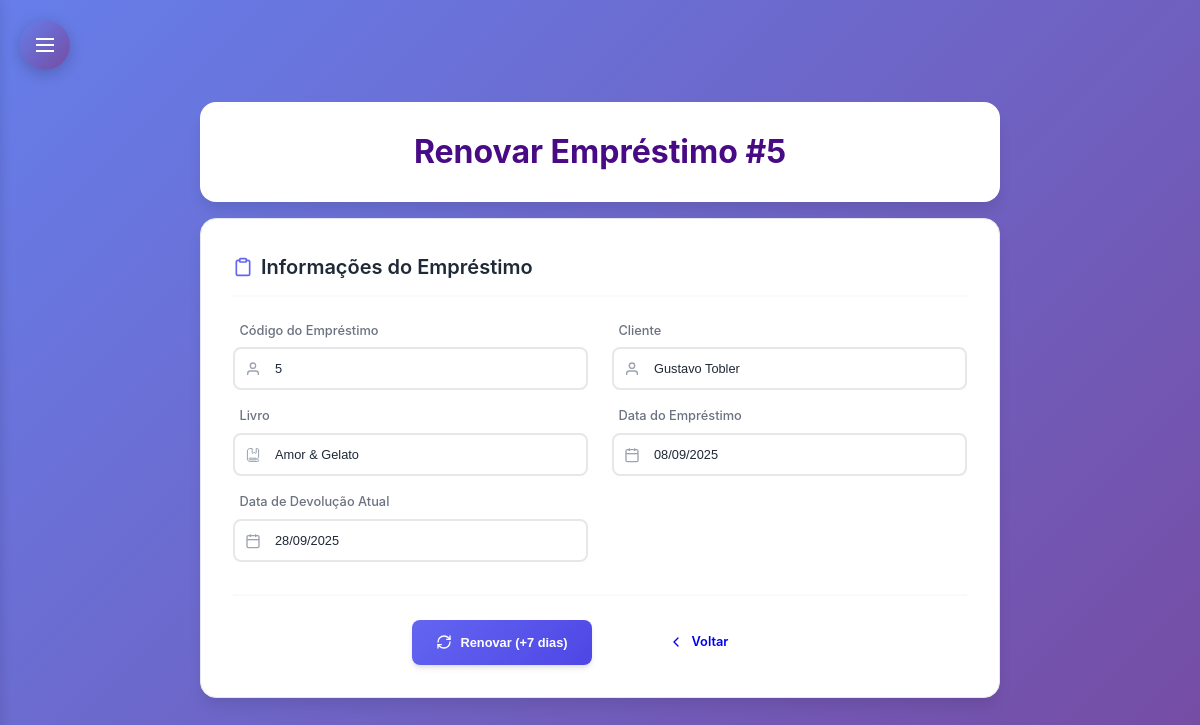
The app's page /subtelas/renovar_emprestimo.php?id=5 with its own data.
### tables this page shows
CREATE TABLE `emprestimo` (
  `Cod_Emprestimo` int(11) NOT NULL,
  `Cod_Cliente` int(11) NOT NULL,
  `Cod_Livro` int(11) NOT NULL,
  `Data_Emprestimo` date NOT NULL,
  `Data_Devolucao` date NOT NULL,
  `Data_Ultima_Renovacao` date DEFAULT NULL,
  `Status_Emprestimo` enum('Pendente','Devolvido') DEFAULT 'Pendente'
);

CREATE TABLE `cliente` (
  `Cod_Cliente` int(11) NOT NULL,
  `Cod_Perfil` int(11) DEFAULT NULL,
  `Nome` varchar(50) NOT NULL,
  `CPF` varchar(15) NOT NULL,
  `Email` varchar(255) NOT NULL,
  `Sexo` varchar(10) NOT NULL,
  `Nome_Responsavel` varchar(50) DEFAULT NULL,
  `Telefone` varchar(20) NOT NULL,
  `Data_Nascimento` date NOT NULL,
  `CEP` varchar(20) NOT NULL,
  `UF` char(2) NOT NULL,
  `Cidade` varchar(30) NOT NULL,
  `Bairro` varchar(30) NOT NULL,
  `Rua` varchar(40) NOT NULL,
  `Num_Residencia` int(11) NOT NULL,
  `Foto` longblob NOT NULL,
  `status` enum('ativo','inativo') DEFAULT 'ativo'
);

CREATE TABLE `livro` (
  `Cod_Livro` int(11) NOT NULL,
  `Cod_Autor` int(11) DEFAULT NULL,
  `Cod_Editora` int(11) DEFAULT NULL,
  `Cod_Doador` int(11) DEFAULT NULL,
  `Cod_Genero` int(11) DEFAULT NULL,
  `Titulo` varchar(50) NOT NULL,
  `Data_Lancamento` varchar(12) DEFAULT NULL,
  `Data_Registro` varchar(12) DEFAULT NULL,
  `Quantidade` int(11) NOT NULL,
  `Num_Prateleira` char(2) DEFAULT NULL,
  `Foto` longblob NOT NULL,
  `status` enum('ativo','inativo') DEFAULT 'ativo'
);

### subtelas/renovar_emprestimo.php (the view, shortened to what this page needs)
<?php
require_once '../conexao.php';
$id = intval($_GET['id']);
$sql = "SELECT
          e.Cod_Emprestimo,
          e.Data_Emprestimo,
          e.Data_Devolucao,
          e.Data_Ultima_Renovacao,
          c.Nome as Nome_Cliente,
          l.Titulo as Nome_Livro
        FROM emprestimo e
        INNER JOIN cliente c ON e.Cod_Cliente = c.Cod_Cliente
        INNER JOIN livro l ON e.Cod_Livro = l.Cod_Livro
        WHERE e.Cod_Emprestimo = :id";
try {
    $stmt = $pdo->prepare($sql);
    $stmt->bindParam(':id', $id, PDO::PARAM_INT);
    $stmt->execute();
    $emprestimo = $stmt->fetch(PDO::FETCH_ASSOC);
} catch (PDOException $e) {
    die("Erro na consulta: " . $e->getMessage());
}
?>
<!DOCTYPE html>
<html lang="pt-BR">
<head>
    <link rel="stylesheet" href="../css/style.css">
    <link rel="stylesheet" href="subtelas_css/cadastros.css">
    <link rel="stylesheet" type="text/css" href="subtelas_css/sidebar-dropdown.css">
</head>
<body>
    <?php include 'includes/sidebar-dropdown.php'; ?>
    <div class="main-container">
        <div class="header">
            <h1>Renovar Empréstimo #<?php echo $emprestimo['Cod_Emprestimo']; ?></h1>
        </div>
        <div class="formulario">
            <div class="form-section">
                <div class="section-title">
                    Informações do Empréstimo
                </div>
                <div class="form-row">
                    <div class="input-group">
                        <label>Código do Empréstimo</label>
                        <div class="input-wrapper">
                            <input type="text" value="<?php echo $emprestimo['Cod_Emprestimo']; ?>" readonly>
                            <svg class="input-icon" width="16" height="16" viewBox="0 0 24 24" fill="none" stroke="currentColor" stroke-width="2">
                                 <path d="M20 21v-2a4 4 0 0 0-4-4H8a4 4 0 0 0-4 4v2"></path>
                                 <circle cx="12" cy="7" r="4"></circle>
                            </svg>
                        </div>
                    </div>
                    <div class="input-group">
                        <label>Cliente</label>
                        <div class="input-wrapper">
                            <input type="text" value="<?php echo $emprestimo['Nome_Cliente']; ?>" readonly>
                            <svg class="input-icon" width="16" height="16" viewBox="0 0 24 24" fill="none" stroke="currentColor" stroke-width="2">
                                 <path d="M20 21v-2a4 4 0 0 0-4-4H8a4 4 0 0 0-4 4v2"></path>
                                 <circle cx="12" cy="7" r="4"></circle>
                            </svg>
                        </div>
                    </div>
                </div>
                <div class="form-row">
                    <div class="input-group">
                        <label>Livro</label>
                        <div class="input-wrapper">
                            <input type="text" value="<?php echo $emprestimo['Nome_Livro']; ?>" readonly>
                        </div>
                    </div>
                    <div class="input-group">
                        <label>Data do Empréstimo</label>
                        <div class="input-wrapper">
                            <input type="text" value="<?php echo date('d/m/Y', strtotime($emprestimo['Data_Emprestimo'])); ?>" readonly>
                            <svg class="input-icon" width="16" height="16" viewBox="0 0 24 24" fill="none" stroke="currentColor" stroke-width="2">
                                    <rect x="3" y="4" width="18" height="18" rx="2" ry="2"></rect>
                                    <line x1="16" y1="2" x2="16" y2="6"></line>
                                    <line x1="8" y1="2" x2="8" y2="6"></line>
                                    <line x1="3" y1="10" x2="21" y2="10"></line>
                                </svg>
                        </div>
                    </div>
                </div>
                <div class="form-row">
                    <div class="input-group">
                        <label>Data de Devolução Atual</label>
                        <div class="input-wrapper">
                            <input type="text" value="<?php echo date('d/m/Y', strtotime($emprestimo['Data_Devolucao'])); ?>" readonly>
                            <svg class="input-icon" width="16" height="16" viewBox="0 0 24 24" fill="none" stroke="currentColor" stroke-width="2">
                                    <rect x="3" y="4" width="18" height="18" rx="2" ry="2"></rect>
                                    <line x1="16" y1="2" x2="16" y2="6"></line>
                                    <line x1="8" y1="2" x2="8" y2="6"></line>
                                    <line x1="3" y1="10" x2="21" y2="10"></line>
                                </svg>
                        </div>
                    </div>
                </div>
            </div>
            <div class="form-actions">
                <button type="button" onclick="renovarAutomatico()" class="btn btn-primary">
                    Renovar (+7 dias)
                </button>
                <a href="consultar_emprestimo.php" class="btn btn-back">
                    <svg xmlns="http://www.w3.org/2000/svg" width="16" height="16" viewBox="0 0 24 24" fill="none" stroke="currentColor" stroke-width="2" stroke-linecap="round" stroke-linejoin="round">
                        <path d="m15 18-6-6 6-6"/>
                    </svg>
                    Voltar
                </a>
            </div>
        </div>
    </div>
</body>
</html>

### css/style.css (style rules this page uses)
:root { --primary-color: #6366f1; --primary-dark: #4f46e5; --primary-light: #a5b4fc; --secondary-color: #f59e0b; --secondary-dark: #d97706; --accent-color: #ec4899; --accent-light: #f9a8d4; --text-primary: #1f2937; --text-secondary: #6b7280; --text-muted: #9ca3af; --bg-primary: #ffffff; --bg-secondary: #f9fafb; --bg-tertiary: #f3f4f6; --border-color: #e5e7eb; --border-focus: #6366f1; --shadow-sm: 0 1px 2px 0 rgb(0 0 0 / 0.05); --shadow-md: 0 4px 6px -1px rgb(0 0 0 / 0.1), 0 2px 4px -2px rgb(0 0 0 / 0.1); --shadow-lg: 0 10px 15px -3px rgb(0 0 0 / 0.1), 0 4px 6px -4px rgb(0 0 0 / 0.1); --shadow-xl: 0 20px 25px -5px rgb(0 0 0 / 0.1), 0 8px 10px -6px rgb(0 0 0 / 0.1); --radius-sm: 0.375rem; --radius-md: 0.5rem; --radius-lg: 0.75rem; --radius-xl: 1rem; --radius-2xl: 1.5rem; --transition: all 0.2s cubic-bezier(0.4, 0, 0.2, 1); }
* { margin: 0; padding: 0; box-sizing: border-box; }
body { font-family: 'Segoe UI', Tahoma, Geneva, Verdana, sans-serif; background: linear-gradient(135deg, #a6cce4 0%, #bca8cf 100%); min-height: 100vh; color: #333; }
body { padding-top: 180px; }

### subtelas/renovar_emprestimo.php (style rules this page uses)
body { display: flex; justify-content: center; align-items: center; min-height: 100vh; margin: 0; padding: 1rem; }
.main-container { width: 100%; max-width: 800px; display: flex; flex-direction: column; align-items: center; }
.header { background: white; border-radius: 1rem; padding: 1.5rem; margin-bottom: 1rem; box-shadow: 0 10px 15px -3px rgba(0, 0, 0, 0.1); width: 100%; text-align: center; }
.header h1 { font-size: 2rem; font-weight: 700; color: #480b85; margin: 0; }
.formulario { background: white; padding: 2rem; border-radius: 1rem; box-shadow: 0 10px 15px -3px rgba(0, 0, 0, 0.1); width: 100%; border: 1px solid #e5e7eb; }

### records on screen
emprestimo: Cod_Emprestimo "5", Cod_Cliente.Nome "Gustavo Tobler", Cod_Livro.Titulo "Amor & Gelato", Data_Emprestimo "08/09/2025", Data_Devolucao "28/09/2025"
